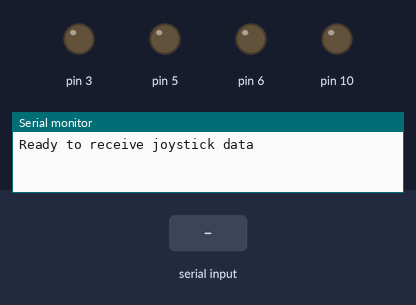
Recording of a sketch running on a simulated Arduino Uno, built with avr-gcc and run on an emulated ATmega328P. On the bench: output pins drawn as LEDs (lit = HIGH), the last lines printed to the serial monitor. The inputs (shaded band) are chosen by the test bench.

Above: at 0.9 s.
1.0 s: "1\n" received over Serial
At 1.9 s:
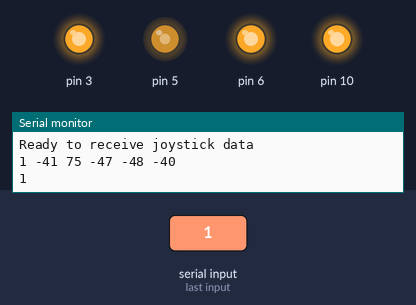
Timing chart, 0 to 4.0 s (numbered marks = the images above; inputs shaded):
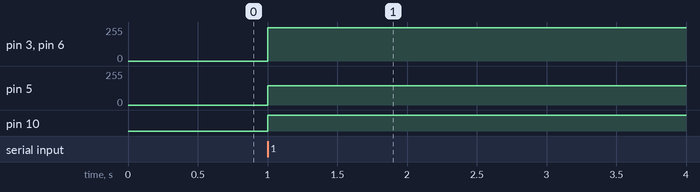

Measured:
- after the input at 1.0 s, pin 3, pin 6: 0/255 → 250/255 at once; pin 5: 0/255 → 144/255 at once; pin 10: LOW → HIGH at once

The sketch:

firmware_right.ino
```cpp
// Use Serial for UART (assuming Arduino connected via Serial or Serial1)

// PWM Integers

#define SUBTRACTCONST 48
#define MAXINDEX 2
#define MININDEX 0

int pwm[3] = {50, 150, 255};
int pwm_index = 1; // 1 is the default PWM speed
bool active = true; // Flag to indicate if intended to be active

int lt = 0;
int rt = 0;
int a = 0;
int b = 0;
int lb = 0;
int rb = 0;


void setup() {
  Serial.begin(9600);
  while (!Serial) { ; }  // Wait for Serial to initialize (optional)
  Serial.println("Ready to receive joystick data");
  pinMode(3, OUTPUT);
  pinMode(5, OUTPUT);
  pinMode(6, OUTPUT);
  pinMode(10, OUTPUT);

  /*pinMode(A0, OUTPUT);
  pinMode(A1, OUTPUT);
  pinMode(A2, OUTPUT);
  pinMode(A3, OUTPUT);*/

  String inputLine = "";

  while (active) {
      while (Serial.available() > 0) {
      char received = Serial.read();
      if (received == '\n') {
        // Process the full line here
        processJoystickData(inputLine);

        inputLine = "";  // Clear for next line
        // int lt = dataArray[0];
        // int rt = dataArray[1];
        // int a = dataArray[2];
        // int b = dataArray[3];
        // int lb = dataArray[4];
        // int rb = dataArray[5];

        Serial.print(lt);
        Serial.print(" ");
        Serial.print(rt);
        Serial.print(" ");
        Serial.print(a);
        Serial.print(" ");
        Serial.print(b);
        Serial.print(" ");
        Serial.print(lb);
        Serial.print(" ");
        Serial.println(rb);
        Serial.println(pwm_index);


        // Main logic goes here!

        if (rt || rb || a || b) {

          // Check for estop condition

          if (lt == 1 && rt == 1 && lb == 1 && rb == 1 && a == 1 && b == 1) {
            eStop();
          }
          // If no eStop run the functions
          else {

            // MoveLeft commands
            //moveLeft(lt, lb);
            moveRight(rt, rb);

            // Gearing commands

            if(a) {
              gearDown();
            }

            if(b) {
              gearUp();
            }

          }

          // Brake command

        } else {
          Brake();
        }


      } else {
        inputLine += received;
      }


    }

  }


}

void loop() {
  // Read data from UART until newline is received
}

/*

PWM PINS:
- Board 1:
- IN1: D3
- IN2: D5
- IN3: D6
- IN4: D10

- Board 2:
- IN1: A0
- IN2: A1
- IN3: A2
- IN4: A3

// MANAN
- moveRight()
- moveLeft()

// ADAM
- gearUp()
- gearDown()
- eStop()
*/


void Brake() {
  analogWrite(3, 255);
  analogWrite(5, 255);
  analogWrite(6, 255);
  analogWrite(10, 255);
  /*analogWrite(A0, 255);
  analogWrite(A1, 255);
  analogWrite(A2, 255);
  analogWrite(A3, 255);*/
}

void moveRight(int RT, int RB) {

  if (RT^RB) {
    analogWrite(3, pwm[pwm_index]*RT); // Set forwards
    analogWrite(5, pwm[pwm_index]*RB); // Set backwards
    analogWrite(6, pwm[pwm_index]*RT);
    analogWrite(10, pwm[pwm_index]*RB);
  }
}

/*void moveLeft(int LT, int LB) {
  if (LT^LB) {
    analogWrite(A0, pwm[pwm_index]*LT);
    analogWrite(A1, pwm[pwm_index]*LB);
    analogWrite(A2, pwm[pwm_index]*LT);
    analogWrite(A3, pwm[pwm_index]*LB);
  }
}*/

void gearUp() {

  if (pwm_index < 2) {
    pwm_index++;
  }

}

void gearDown() {

  if (pwm_index > 0) {
    pwm_index--;
  }

}

void eStop() {

  Brake();
  active = false;


}

// Function to parse and use joystick data string "lx,ly,lt,rt"
void processJoystickData(String data) {
  // Serial.print("Received data: ");
  // Serial.println(data);

  char valueArray[12];

  data.toCharArray(valueArray, sizeof(valueArray));

  // Serial.println(valueArray);

  lt = ((int)valueArray[0]) - SUBTRACTCONST;
  rt = ((int)valueArray[2]) - SUBTRACTCONST;
  a = ((int)valueArray[4]) - SUBTRACTCONST;
  b = ((int)valueArray[6]) - SUBTRACTCONST;
  lb = ((int)valueArray[8]) - SUBTRACTCONST;
  rb = ((int)valueArray[10]) - SUBTRACTCONST;


    // Use the variables as needed in your code here
  }
```
